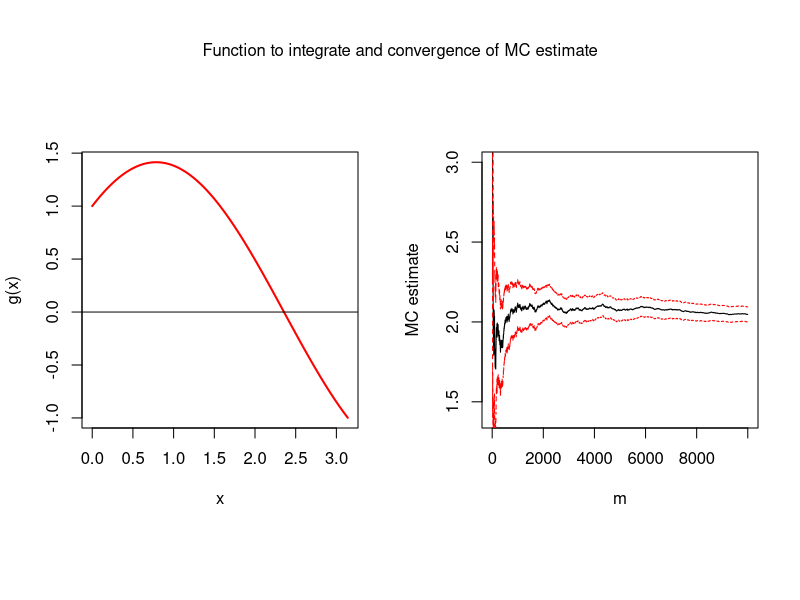
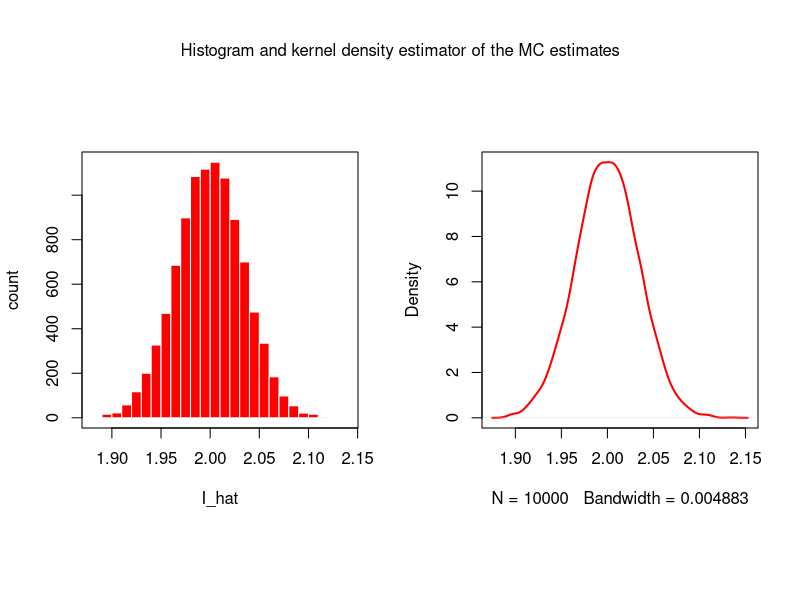

Here is the R script that generated these plots, in order: (Note: a time limit stopped this script after it produced the figures.)
#----------------------------------------
# Monte Carlo Integration and Simulations
# in R
#----------------------------------------

#------------------
# A: MC Integration
#------------------

# 1. Define the function g() that we wish to integrate
g = function(x) {sin(x) + cos(x)}

# 2. Perform the MC approximation using m = 10,000 simulations
set.seed(2023)

m = 10000
fx = runif(m, 0, pi)

# MC estimate of the integral
I_hat = ((pi - 0) / m) * sum(g(fx))  
# [1] 2.047382

# approximation of the standard error of the MC estimate
se_I_hat = (pi / m) * sqrt(sum((g(fx) - I_hat)^2)) 
# [1] 0.05000365

# 95% Confidence Interval
c(I_hat - qnorm(1 - 0.05/2) * se_I_hat, I_hat + qnorm(1 - 0.05/2) * se_I_hat) 
# [1] 1.949377 2.145387

# 3. Plots in base R
par(mfrow=c(1,2), pty="s")

# plot the function to integrate between 0 and pi
xrange <- seq(from = 0, to = pi, by = 0.01)
plot(xrange, g(xrange), type = "l", ylab = 'g(x)', 
     xlab = "x", col = 'red', lwd = 2)
mtext('Function to integrate and convergence of MC estimate',
      side = 3, line = -3, outer = TRUE)
abline(h = 0)

# plot convergence of MC estimator with error bounds
seq = 1:m
plot(pi * cumsum(g(fx))/seq, ylab = 'MC estimate',
     xlab = 'm', type = 'l', ylim = c(1.4, 3))
# standard error I_hat
seI_hat = pi*sqrt(cumsum(g(fx)^2)/ seq - (cumsum(g(fx))/seq)^2)
# lower bound of 95% confidence interval
lines(pi*cumsum(g(fx))/seq - qnorm(1 - 0.05/2) * seI_hat / sqrt(seq), type = 'l',
      col = 'red', lty = 2)
# upper bound of 95% confidence interval
lines(pi*cumsum(g(fx))/seq + qnorm(1 - 0.05/2) * seI_hat / sqrt(seq), type = 'l',
      col = 'red', lty = 2)

#------------------
# B: MC Simulations
#------------------

# 1. MC simulations (simple for loop)
# Using MC simulation and MC integration

set.seed(12023)
n = 10000
m = 5000
est = numeric(n)

for(i in 1:n) {
  x = runif(m, 0, pi) 
  g = sin(x) + cos(x)
  est[i] = (((pi - 0) / m) * sum(g))
}

I_hat = mean(est)
I_hat
# [1] 1.99988

# 2. Histogram and kernel density estimator of the MC estimates

par(mfrow=c(1,2), pty="s")
hist(est, col = 'red', breaks = 25, freq = NULL, border = 'white', main = '',
     ylab = 'count', xlab = 'I_hat')
box()
plot(density(est), col = 'red', main = '', lwd = 2)
mtext('Histogram and kernel density estimator of the MC estimates',
      side = 3, line = -3, outer = TRUE)


# 3. Advanced example of MC simulations: nested for loop
# MC simulations (example taking about 3 min to run)
# for MC integration

# Define the function g() that we wish to integrate
g = function(x) {sin(x) + cos(x)}

# 4. Define storage objects and erform the MC approximation 
# using m = 500 replications and n = 10,000 simulations.
set.seed(2023)

n = 10000
I_hat = numeric(n)
m = 500
est = matrix(m*n, nrow = n, ncol = m)

for(i in 1:n) {
  for(j in 1:m) {
    
    # Sum on all rows then we take the mean to get our final estimate
    est[i, j] = ((pi - 0) / m) * sum(g(runif(j, 0, pi))[j])
  }
  # MC estimate of the integral
  I_hat[i] = sum(est[i,])
}

mean(I_hat)
# [1] 2.000983

# 5. Plot the behavior of 5 estimates
par(mfrow = c(1,1), pty = 'm')
den = 1:m
k = 500
p1 = cumsum(apply(est[,], 1, sum)[1:k]) / den
p2 = cumsum(apply(est[,], 1, sum)[(k+1):(2*k)]) / den
p3 = cumsum(apply(est[,], 1, sum)[((2*k)+1):(3*k)]) / den
p4 = cumsum(apply(est[,], 1, sum)[((3*k)+1):(4*k)]) / den
p5 = cumsum(apply(est[,], 1, sum)[((4*k)+1):(5*k)]) / den
plot(p1, type="l", xlim=c(1,m), ylim=c(1.95, 2.05), main="Behavior of the MC estimates of I",
     xlab = 'Number of replicates, m', ylab = 'I_hat')
lines(p2)
lines(p3)
lines(p4)
lines(p5)

#----
# end
#----
